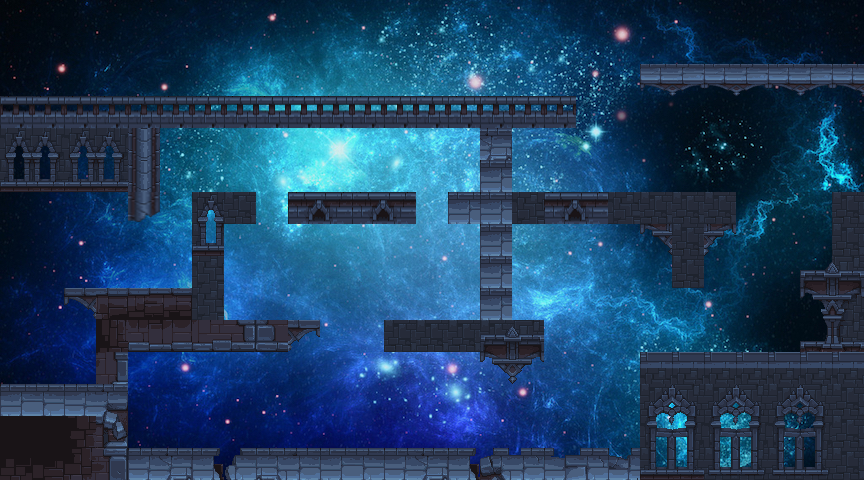

Tiled map render using the project's own tile images. Description and the map definition, with tile-layer contents summarised, below:
An orthogonal 27x15 tile map with 32x32 px tiles, 2 tile layers (块层 1, 块层 2), 6 tilesets, 1 image layer.

<map version="1.0" orientation="orthogonal" renderorder="right-down" width="27" height="15" tilewidth="32" tileheight="32" nextobjectid="1">
 <tileset firstgid="1" name="背景2" tilewidth="32" tileheight="32" tilecount="1024" columns="32">
  <image source="2D古城堡itgem3d 2D PIXEL SIDE SCROLLER LEVEL SET/side_scroller_dungeon_chip_set_01/2d_pixel_tileset01_full.png" width="1024" height="1024" />
  <tile id="37">
   <properties>
    <property name="Collidable" type="bool" value="false" />
   </properties>
  </tile>
 </tileset>
 <tileset firstgid="1025" name="dungeon01_platform_half_wall_m_v4a" tilewidth="32" tileheight="32" tilecount="2" columns="2">
  <image source="2D古城堡itgem3d 2D PIXEL SIDE SCROLLER LEVEL SET/side_scroller_dungeon_chip_set_01/dungeon01_platform_half_wall_m_v4a.png" width="64" height="32" />
 </tileset>
 <tileset firstgid="1027" name="platform_ledge" tilewidth="32" tileheight="32" tilecount="2" columns="2">
  <image source="2D古城堡itgem3d 2D PIXEL SIDE SCROLLER LEVEL SET/side_scroller_dungeon_chip_set_01/platform_ledge.png" width="64" height="32" />
 </tileset>
 <tileset firstgid="1029" name="platform_half_wall" tilewidth="32" tileheight="32" tilecount="2" columns="2">
  <image source="2D古城堡itgem3d 2D PIXEL SIDE SCROLLER LEVEL SET/side_scroller_dungeon_chip_set_01/platform_half_wall.png" width="64" height="32" />
 </tileset>
 <tileset firstgid="1031" name="column1" tilewidth="32" tileheight="32" tilecount="1" columns="1">
  <image source="2D古城堡itgem3d 2D PIXEL SIDE SCROLLER LEVEL SET/side_scroller_dungeon_chip_set_01/dungeon01_column_v1_ruin_b.png" width="32" height="32" />
 </tileset>
 <tileset firstgid="1032" name="column2" tilewidth="32" tileheight="32" tilecount="2" columns="1">
  <image source="2D古城堡itgem3d 2D PIXEL SIDE SCROLLER LEVEL SET/side_scroller_dungeon_chip_set_01/dungeon01_column_v1.png" width="32" height="64" />
 </tileset>
 <imagelayer name="图像图层 1">
  <image source="背景图.jpg" width="864" height="480" />
 </imagelayer>
 <layer name="块层 1" width="27" height="15">
  <data>[405 cells, 157 non-empty, 80 distinct tile ids]</data>
 </layer>
 <objectgroup name="对象层 1" />
 <layer name="块层 2" width="27" height="15">
  <data>[405 cells, 0 non-empty, 0 distinct tile ids]</data>
 </layer>
</map>